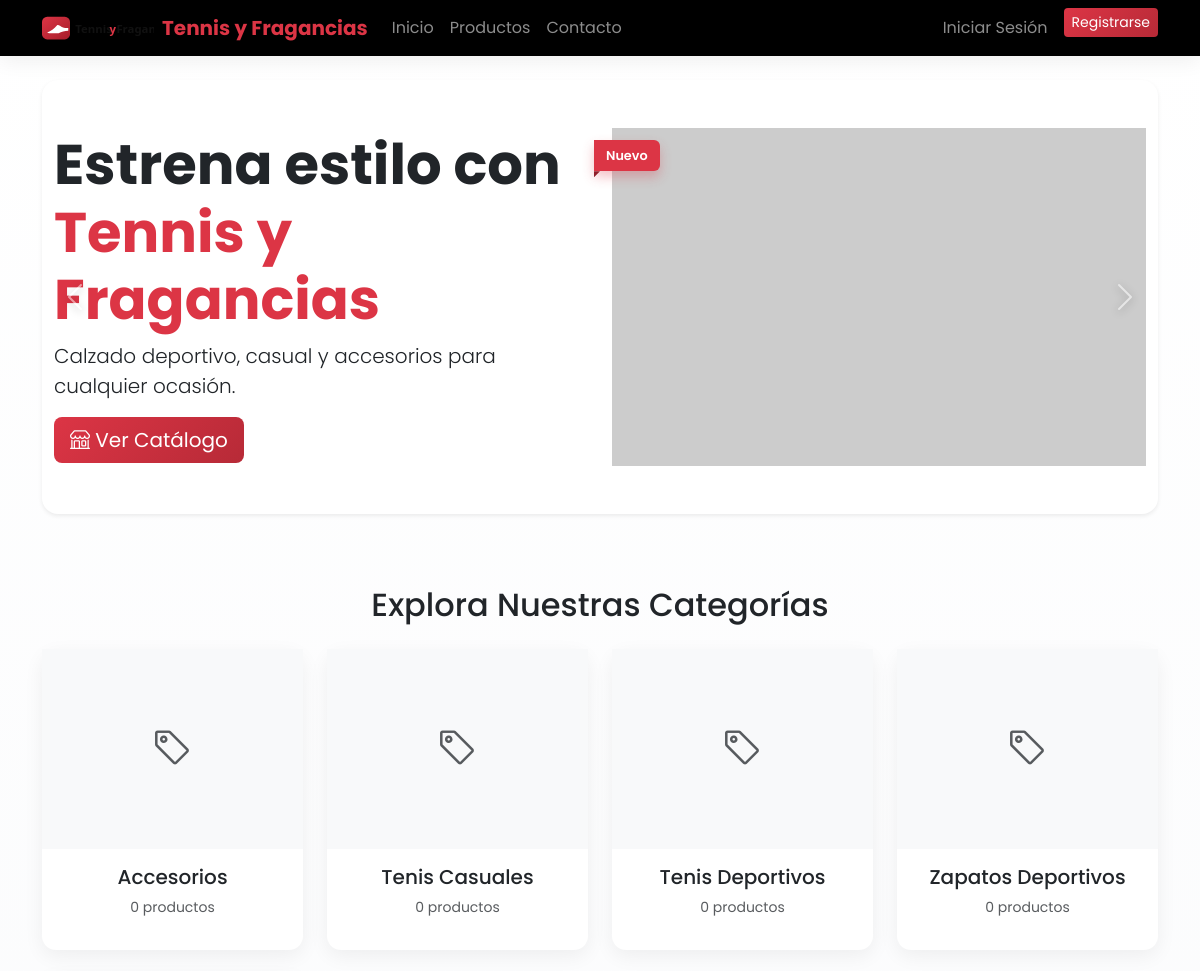
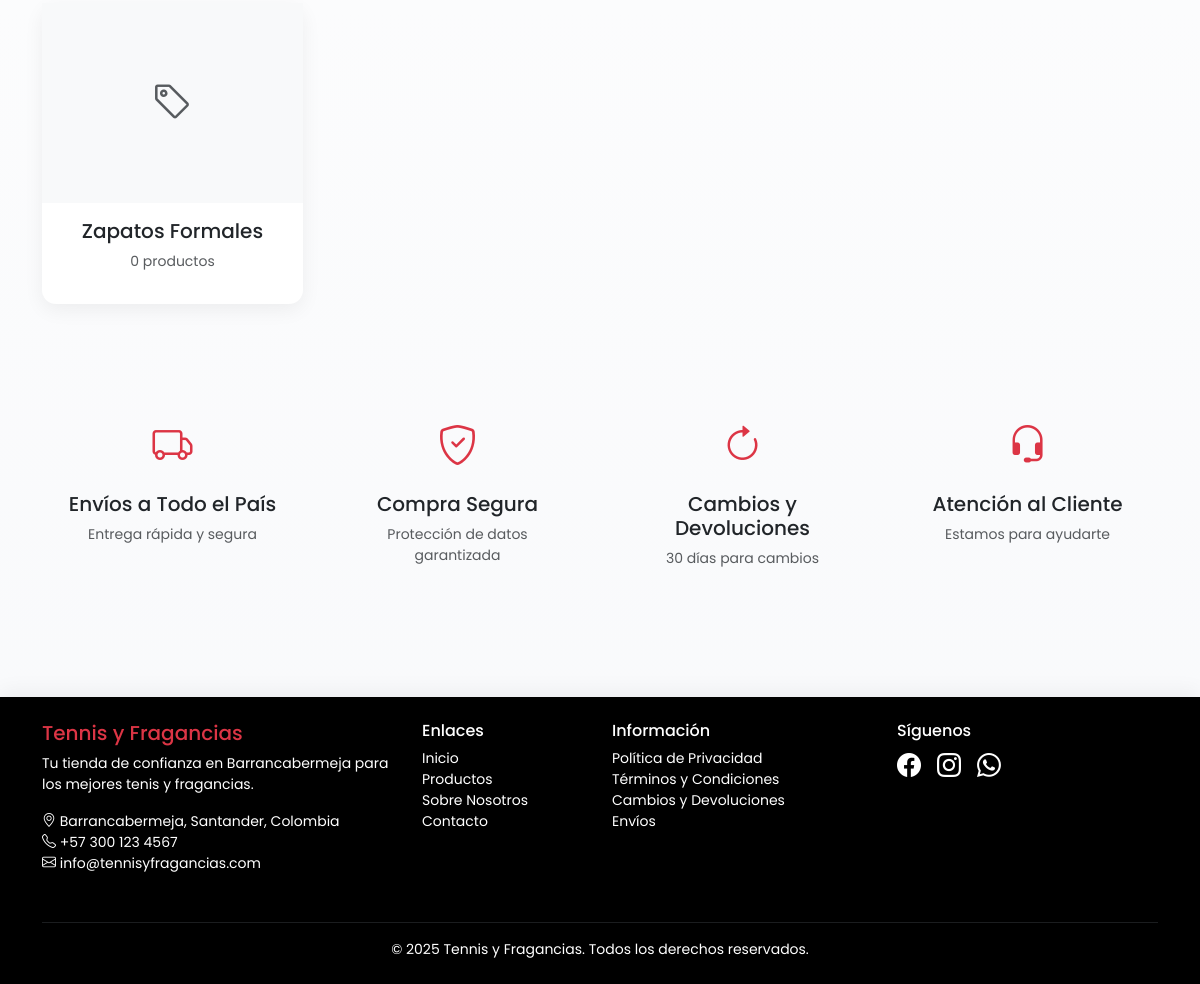
The page / on the database its author committed (2 pictures, top to bottom).
### tables this page shows
CREATE TABLE categorias (
    id INT AUTO_INCREMENT PRIMARY KEY,
    nombre VARCHAR(100) NOT NULL,
    descripcion TEXT,
    imagen VARCHAR(255),
    estado ENUM('activo', 'inactivo') DEFAULT 'activo',
    fecha_creacion TIMESTAMP DEFAULT CURRENT_TIMESTAMP,
    INDEX idx_estado (estado)
);

### app/controladores/InicioControlador.php (called while the page is built, shortened)
<?php
class InicioControlador extends Controlador {
    public function index() {
        $productoModelo = $this->cargarModelo('Producto');
        $categoriaModelo = $this->cargarModelo('Categoria');
        $productosDestacados = $productoModelo->obtenerDestacados(8);
        $categorias = $categoriaModelo->obtenerConContador();
        $datos = [
            'titulo' => 'Inicio - ' . NOMBRE_SITIO,
            'productos_destacados' => $productosDestacados,
            'categorias' => $categorias
        ];
        $this->cargarVista('inicio/index', $datos);
    }
}
?>

### app/core/Enrutador.php (called while the page is built, shortened)
<?php
class Enrutador {
    private $controlador = 'InicioControlador';
    private $metodo = 'index';
    private $parametros = [];
    public function __construct() {
        $url = $this->obtenerUrl();
        $this->controlador = new $this->controlador;
        $this->parametros = $url ? array_values($url) : [];
    }
    public function manejarRuta() {
        call_user_func_array([$this->controlador, $this->metodo], $this->parametros);
    }
    private function obtenerUrl() {
        return [];
    }
}
?>

### index.php (called while the page is built, shortened)
<?php
require_once APP_PATH . '/config/base_datos.php';
require_once APP_PATH . '/core/Controlador.php';
require_once APP_PATH . '/core/Modelo.php';
require_once APP_PATH . '/core/Vista.php';
require_once APP_PATH . '/core/Enrutador.php';
$enrutador = new Enrutador();
$enrutador->manejarRuta();
?>

### app/core/Vista.php (called while the page is built, shortened)
<?php
class Vista {
    public static function escapar($texto) {
        return htmlspecialchars($texto, ENT_QUOTES, 'UTF-8');
    }
    public static function url($ruta = '') {
        return URL_BASE . $ruta;
    }
    public static function urlPublica($ruta = '') {
        return URL_PUBLICA . $ruta;
    }
}
?>

### app/config/base_datos.php (called while the page is built, shortened)
<?php
class BaseDatos {
    private static $instancia = null;
    private $conexion;
    private function __construct() {
        try {
            $puerto = defined('DB_PUERTO') ? DB_PUERTO : '3306';
            $dsnConDb = "mysql:host=" . DB_HOST . ";port=" . $puerto . ";dbname=" . DB_NOMBRE . ";charset=" . DB_CHARSET;
            $dsnSinDb = "mysql:host=" . DB_HOST . ";port=" . $puerto . ";charset=" . DB_CHARSET;
            $opciones = [
                PDO::ATTR_ERRMODE => PDO::ERRMODE_EXCEPTION,
                PDO::ATTR_DEFAULT_FETCH_MODE => PDO::FETCH_ASSOC,
                PDO::ATTR_EMULATE_PREPARES => false,
            ];
            try {
                $this->conexion = new PDO($dsnConDb, DB_USUARIO, DB_PASSWORD, $opciones);
            } catch (PDOException $e) {
                if (strpos($e->getMessage(), '1049') !== false || stripos($e->getMessage(), 'Unknown database') !== false) {
                    $pdoTemporal = new PDO($dsnSinDb, DB_USUARIO, DB_PASSWORD, $opciones);
                    $nombreDb = DB_NOMBRE;
                    $charset = DB_CHARSET;
                    $pdoTemporal->exec("CREATE DATABASE IF NOT EXISTS `{$nombreDb}` CHARACTER SET {$charset} COLLATE {$charset}_unicode_ci");
                    $pdoTemporal = null;
                    $this->conexion = new PDO($dsnConDb, DB_USUARIO, DB_PASSWORD, $opciones);
                } else {
                    throw $e;
                }
            }
        } catch (PDOException $e) {
            die("Error de conexión a la base de datos: " . $e->getMessage());
        }
    }
    public static function obtenerInstancia() {
        if (self::$instancia === null) {
            self::$instancia = new self();
        }
        return self::$instancia;
    }
    public function obtenerConexion() {
        return $this->conexion;
    }
}
?>

### app/core/Modelo.php (called while the page is built, shortened)
<?php
class Modelo {
    public function __construct() {
        $this->db = BaseDatos::obtenerInstancia()->obtenerConexion();
    }
}
?>

### app/modelos/Categoria.php (called while the page is built, shortened)
<?php
class Categoria extends Modelo {
    protected $tabla = 'categorias';
    public function obtenerConContador() {
        $sql = "SELECT c.*, COUNT(p.id) as total_productos
                FROM {$this->tabla} c
                LEFT JOIN productos p ON c.id = p.categoria_id AND p.estado = 'activo'
                WHERE c.estado = 'activo'
                GROUP BY c.id
                ORDER BY c.nombre ASC";
        $stmt = $this->db->prepare($sql);
        $stmt->execute();
        return $stmt->fetchAll();
    }
}
?>

### app/vistas/inicio/index.php (the view, shortened to what this page needs)
<?php require_once VIEWS_PATH . '/layout/header.php'; ?>
<section class="py-4">
    <div class="container">
        <div class="card border-0 shadow-sm rounded-4 overflow-hidden">
            <div id="heroCarousel" class="carousel slide" data-bs-ride="carousel">
        <div class="carousel-inner">
            <div class="carousel-item active">
                <div class="container py-5">
                    <div class="row align-items-center">
                        <div class="col-lg-6">
                            <h1 class="display-4 fw-bold">Estrena estilo con <span class="text-primario">Tennis y Fragancias</span></h1>
                            <p class="lead">Calzado deportivo, casual y accesorios para cualquier ocasión.</p>
                            <a href="<?= Vista::url('productos') ?>" class="btn btn-primario btn-lg"><i class="bi bi-shop"></i> Ver Catálogo</a>
                        </div>
                        <div class="col-lg-6 text-center position-relative">
                            <span class="ribbon">Nuevo</span>
                            <img src="<?= Vista::urlPublica('imagenes/hero-image.jpg') ?>" class="img-fluid" style="max-height:380px;object-fit:cover" onerror="this.src='https://via.placeholder.com/600x380?text=Cat%C3%A1logo'" alt="Hero" loading="lazy">
                        </div>
                    </div>
                </div>
            </div>
        </div>
        <button class="carousel-control-prev" type="button" data-bs-target="#heroCarousel" data-bs-slide="prev">
            <span class="carousel-control-prev-icon" aria-hidden="true"></span>
        </button>
        <button class="carousel-control-next" type="button" data-bs-target="#heroCarousel" data-bs-slide="next">
            <span class="carousel-control-next-icon" aria-hidden="true"></span>
        </button>
            </div>
        </div>
    </div>
</section>
<?php if (!empty($categorias)): ?>
<section class="py-5">
    <div class="container">
        <h2 class="text-center mb-4">Explora Nuestras Categorías</h2>
        <div class="row g-4">
            <?php foreach ($categorias as $categoria): ?>
                <div class="col-md-4 col-lg-3">
                    <a href="<?= Vista::url('productos/categoria/' . $categoria['id']) ?>" class="text-decoration-none">
                        <div class="card h-100 text-center producto-card">
                            <?php if ($categoria['imagen']): ?>
                                <img src="<?= Vista::urlPublica('imagenes/categorias/' . $categoria['imagen']) ?>" class="card-img-top" alt="<?= Vista::escapar($categoria['nombre']) ?>" loading="lazy">
                            <?php else: ?>
                                <div class="bg-light" style="height: 200px; display: flex; align-items: center; justify-content: center;">
                                    <i class="bi bi-tag fs-1 text-muted"></i>
                                </div>
                            <?php endif; ?>
                            <div class="card-body">
                                <h5 class="card-title"><?= Vista::escapar($categoria['nombre']) ?></h5>
                                <p class="text-muted small"><?= $categoria['total_productos'] ?> productos</p>
                            </div>
                        </div>
                    </a>
                </div>
            <?php endforeach; ?>
        </div>
    </div>
</section>
<?php endif; ?>
<section class="py-5">
    <div class="container">
        <div class="row text-center g-4">
            <div class="col-md-3">
                <div class="p-3">
                    <i class="bi bi-truck fs-1 text-primario"></i>
                    <h5 class="mt-3">Envíos a Todo el País</h5>
                    <p class="text-muted small">Entrega rápida y segura</p>
                </div>
            </div>
            <div class="col-md-3">
                <div class="p-3">
                    <i class="bi bi-shield-check fs-1 text-primario"></i>
                    <h5 class="mt-3">Compra Segura</h5>
                    <p class="text-muted small">Protección de datos garantizada</p>
                </div>
            </div>
            <div class="col-md-3">
                <div class="p-3">
                    <i class="bi bi-arrow-clockwise fs-1 text-primario"></i>
                    <h5 class="mt-3">Cambios y Devoluciones</h5>
                    <p class="text-muted small">30 días para cambios</p>
                </div>
            </div>
            <div class="col-md-3">
                <div class="p-3">
                    <i class="bi bi-headset fs-1 text-primario"></i>
                    <h5 class="mt-3">Atención al Cliente</h5>
                    <p class="text-muted small">Estamos para ayudarte</p>
                </div>
            </div>
        </div>
    </div>
</section>
<?php require_once VIEWS_PATH . '/layout/footer.php'; ?>

### rows shown on the page
categorias: nombre "Accesorios", total_productos "0"
categorias: nombre "Tenis Casuales", total_productos "0"
categorias: nombre "Tenis Deportivos", total_productos "0"
categorias: nombre "Zapatos Deportivos", total_productos "0"
categorias: nombre "Zapatos Formales", total_productos "0"

### other values the page prints
EMPRESA_TELEFONO "+57 300 123 4567"
EMPRESA_EMAIL "info@tennisyfragancias.com"
